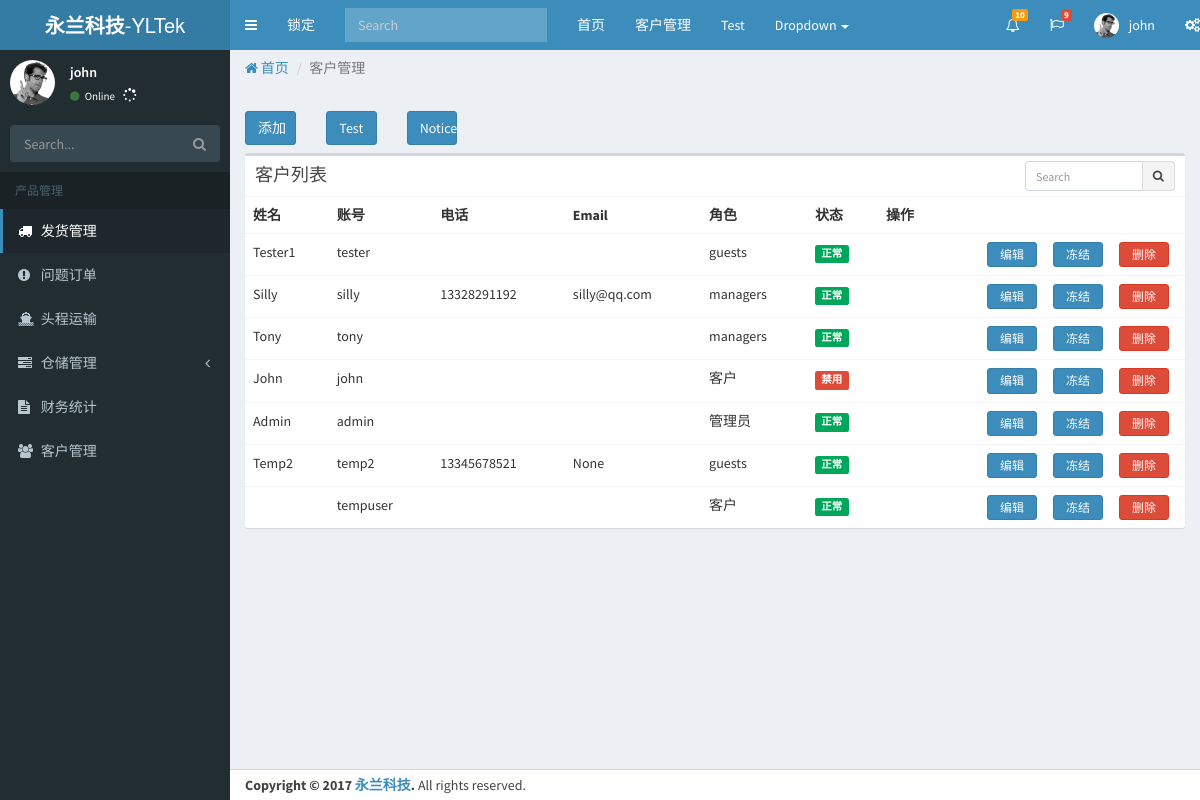
The page /erp/customer/ (signed in) on the database as committed earlier.
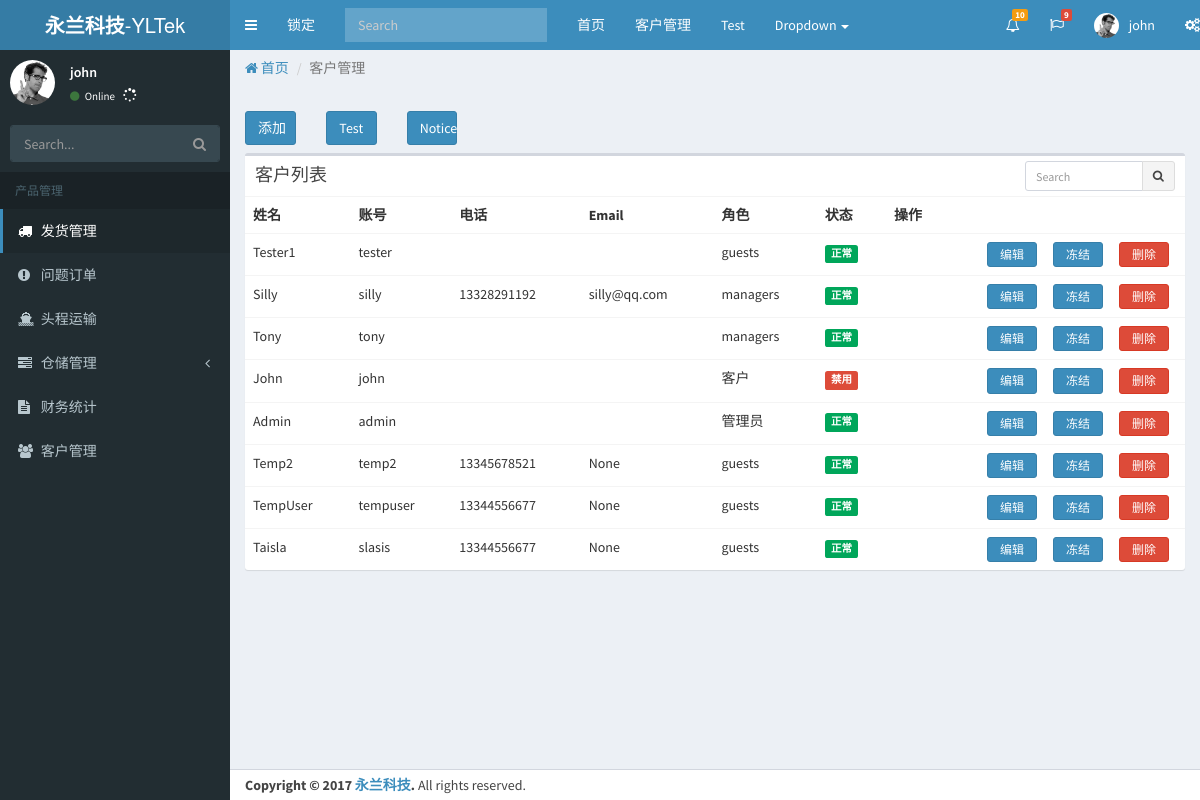
The same page on the database as committed later.
### erp/models.py (models this page shows, shortened)
class Customer(models.Model):
    user = models.OneToOneField(User, on_delete=models.CASCADE)
    name = models.CharField(max_length=30,null=True, blank=True)
    role = models.ForeignKey("Role")
    phone = models.CharField(blank=True, max_length=20,null=True)
    email = models.EmailField(blank=True,null=True)
    address = models.CharField(max_length=100,null=True, blank=True)
    district = models.CharField(max_length=30,null=True, blank=True)
    country = models.ForeignKey("Country", null=True, blank=True)
    status = models.IntegerField(default=1)
    remark = models.TextField(blank=True, null=True)
    def display_name(self):
        return self.name
    def role_name(self):
        return self.role.name
    def status_name(self):
        if self.status == 0:
            return '禁用'
        else:
            return '正常'
    display_name.short_description = '姓名'
    role_name.short_description = '角色'

class Role(models.Model):
    role_type = models.IntegerField()
    name = models.CharField(max_length=20)
    class Meta:
        verbose_name = "Role"
        verbose_name_plural = "Roles"
    def display_name(self):
        return self.name
    display_name.short_description = '角色'

### erp/views.py (the view)
@login_required(redirect_field_name='/erp/login')
def customer(req):
    cutomers = Customer.objects.all()
    form = CustomerForm()
    return render(req, 'erp/customer.html',{'customers':cutomers,'form':form})

### erp/forms.py (shortened to what this page needs)
class CustomerForm(forms.Form):
    useracc = forms.CharField(label='账号',max_length=20)
    password = forms.CharField(required=True,label='密码', widget=forms.PasswordInput(),
                          min_length=6,
                          max_length=10,
                          error_messages={'required': '密码不能为空.', 'min_length': "至少6位"})
    password2 = forms.CharField(required=True,label='密码', widget=forms.PasswordInput(),
                          min_length=6,
                          max_length=10,
                          error_messages={'required': '密码不能为空.', 'min_length': "至少6位"})
    name = forms.CharField(label='姓名',max_length=30)
    phone = forms.CharField(max_length=20,error_messages={'required': '数字不能空.', 'invalid': '必须输入数字'})

### erp/templates/erp/customer.html (shortened to what this page needs)
{% extends 'erp/base/main.html' %}
{% block breadcrumb %}
  <li class="active">客户管理</li>
{% endblock %}
{% block content %}
<div class="row">
  <div class="col-lg-1 col-md-3">
    <button type="button" class="topbutton btn btn-block btn-primary" data-toggle="modal" data-target="#addUser">添加</button>
  </div>
  <div class="col-lg-1 col-md-3">
    <button id="testEvent" type="button" class="topbutton btn btn-block btn-primary">Test</button>
  </div>
  <div class="col-lg-1 col-md-3">
    <button id="testbt" type="button" class="topbutton btn btn-block btn-primary">Notice</button>
  </div>
</div>
  {% include "erp/customer/list.html" %}
{% endblock %}

### erp/templates/erp/customer/list.html (shortened to what this page needs)
<div class="row" style="margin-top:8px">
        <div class="col-xs-12">
          <div class="box">
            <div class="box-header">
              <h3 class="box-title">客户列表</h3>
              <div class="box-tools">
                <div class="input-group input-group-sm" style="width: 150px;">
                  <input type="text" name="table_search" class="form-control pull-right" placeholder="Search">
                  <div class="input-group-btn">
                    <button type="submit" class="btn btn-default"><i class="fa fa-search"></i></button>
                  </div>
                </div>
              </div>
            </div>
            <div class="box-body table-responsive no-padding">
              <table id="userlist" class="table table-hover">
                <tbody><tr>
                  <th>姓名</th>
                  <th>账号</th>
                  <th>电话</th>
                  <th>Email</th>
                  <th>角色</th>
                  <th>状态</th>
                  <th>操作</th>
                </tr>
                {% for customer in customers %}
		            <tr name="{{ customer.user.username }}" pk="{{ customer.user.id }}">
                  <td>{{ customer.name }}</td>
                  <td>{{ customer.user.username }}</td>
                  <td>{{ customer.phone }}</td>
                  <td>{{ customer.email }}</td>
                  <td>{{ customer.role.name }}</td>
                  {% if customer.status == 0 %}
                  <td><span class="label label-danger">{{ customer.status_name }}</span></td>
                  {% else %}
                  <td><span class="label label-success">{{ customer.status_name }}</span></td>
                  {% endif %}
                  <td>
                    <div class="row pull-right" style="margin:0">
                    <div class="button-list col-lg-4 col-md-4">
                    <button type="button" class="btn btn-block btn-primary" data-toggle="modal" data-target="#editUser">编辑</button>
                    </div>
                    <div class="button-list col-lg-4 col-md-4">
                    <button type="button" class="btn btn-block btn-primary" data-toggle="modal" data-target="#freezeUser">冻结</button>
                    </div>
                    <div class="button-list col-lg-4 col-md-4">
                    <button type="button" class="btn btn-block btn-danger" data-toggle="modal" data-target="#delUser">删除</button>
                  </div>
                </div>
                </td>
                </tr>
	               {% endfor %}
              </tbody></table>
            </div>
          </div>
        </div>
      </div>

Rows that differ between the two databases and show on the page:
removed Customer: user.username "tempuser", role.name "客户", status_name "正常"
added Customer: name "TempUser", user.username "tempuser", phone "13344556677", email "None", role.name "guests", status_name "正常"
added Customer: name "Taisla", user.username "slasis", phone "13344556677", email "None", role.name "guests", status_name "正常"
